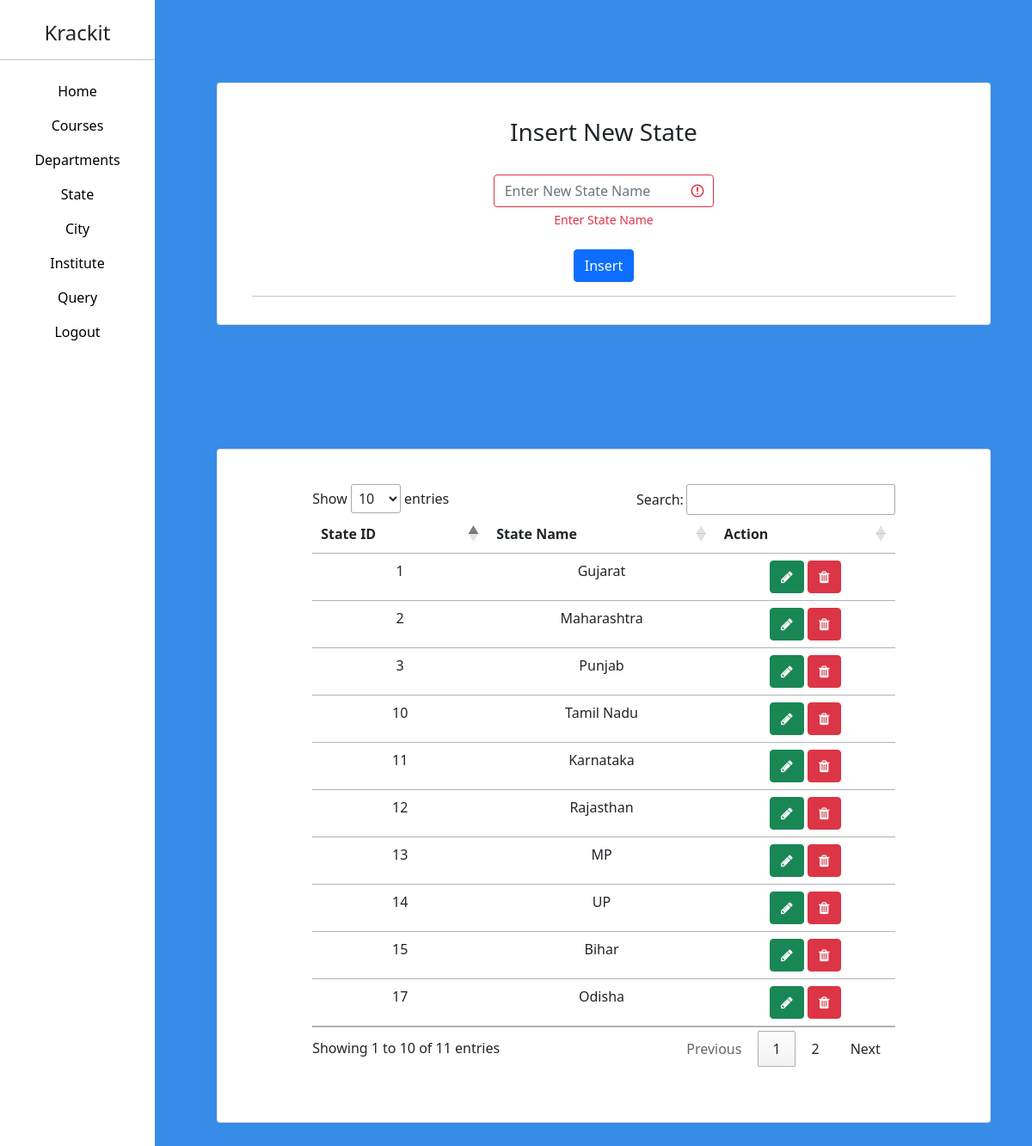
The page /admin_state.php (signed in) on the database its author committed.
### tables this page shows
CREATE TABLE `tbl_state` (
  `cc_state_id` int(11) NOT NULL,
  `cc_state_name` text NOT NULL
);

### admin_state.php (the view, shortened to what this page needs)
<!DOCTYPE html>
<html lang="en">
<head>
    <link href="https://cdn.jsdelivr.net/npm/bootstrap@5.1.3/dist/css/bootstrap.min.css" rel="stylesheet">
    <link rel="stylesheet" href="https://cdnjs.cloudflare.com/ajax/libs/font-awesome/4.7.0/css/font-awesome.min.css">
    <script src="https://ajax.googleapis.com/ajax/libs/jquery/3.6.0/jquery.min.js"></script> <link rel="stylesheet" type="text/css" href="//cdn.datatables.net/1.12.1/css/jquery.dataTables.min.css" />
</head>
<body class="clri">
<div class="row">
    <div class="col-md-2">
        <?php
            include('admin_nav_bar.php');
        ?>
    </div>
    <div class="col-md-10">
    <form method="post" class="was-validated">
    <br>
    <br>
    <div class="card bg-white p-3 m-5">
      <br>
        <div class="container" align="center">
            <div class="row">
                <div class="col-md-4"></div>
                <div class="col-md-4">
                    <h3 align="center">Insert New State</h3>
                    <br>
                    <input type="text" placeholder="Enter New State Name" class="form-control" required name="snm">
                    <div class="invalid-feedback">Enter State Name</div>
                </div>
                <div class="col-md-4"></div>
            </div>
            <br>
            <button type="submit" name="btnsub" class="btn btn-primary">Insert</button>
            <hr>
        </div>
    </div>
    <br>
    <br>
    <div class="card bg-white p-3 m-5">
        <br>
        <div class="container">
            <div class="row">
                <div class="col-md-1"></div>
                <div class="col-md-10">
                    <table id="tblstate" class="table table-stripped table-hover">
                        <thead align="center">
                            <th>State ID</th>
                            <th>State Name</th>
                            <th>Action</th>
                        </thead>
                        <tbody>
                        <?php
                            include('conn.php');
                            $sql="select * from tbl_state";
                            $res=mysqli_query($conn,$sql);
                            while($row=mysqli_fetch_assoc($res))
                            {
                        ?>
                            <tr align="center">
                                <td><?php echo $row['cc_state_id']; ?></td>
                                <td><?php echo $row['cc_state_name']; ?></td>
                                <td>
                                    <a class="btn btn-success" href="admin_state_update.php?stateid=<?php echo $row['cc_state_id'];?>"><i class="fa fa-pencil"></i></a>
                                    <a class="btn btn-danger" href="admin_state_delete.php?state_id=<?php echo $row['cc_state_id'];?>"><i class="fa fa-trash"></i></a>
                                </td>
                            </tr>
                        <?php
                            }
                        ?>
                        </tbody>
                    </table>
                    <br>
                    <br>
                </div>
                <div class="col-md-1"></div>
            </div>
        </div>
    </div>
    </form>
                        </div>
</body>
</html>

### admin_state.php (style rules this page uses)
.clri { background-color: #378CE7; background-size: cover; background-repeat: no-repeat; }

### rows shown on the page
tbl_state: cc_state_id "1", cc_state_name "Gujarat"
tbl_state: cc_state_id "2", cc_state_name "Maharashtra"
tbl_state: cc_state_id "3", cc_state_name "Punjab"
tbl_state: cc_state_id "10", cc_state_name "Tamil Nadu"
tbl_state: cc_state_id "11", cc_state_name "Karnataka"
tbl_state: cc_state_id "12", cc_state_name "Rajasthan"
tbl_state: cc_state_id "13", cc_state_name "MP"
tbl_state: cc_state_id "14", cc_state_name "UP"
tbl_state: cc_state_id "15", cc_state_name "Bihar"
tbl_state: cc_state_id "17", cc_state_name "Odisha"
